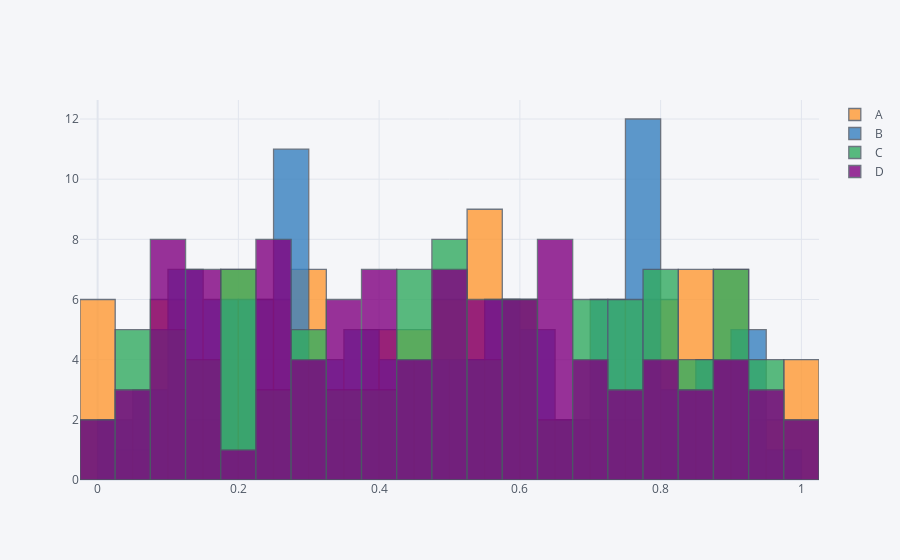

The notebook cell saved with this chart:
### Code cell
df.iplot(kind='hist', bins=20)
